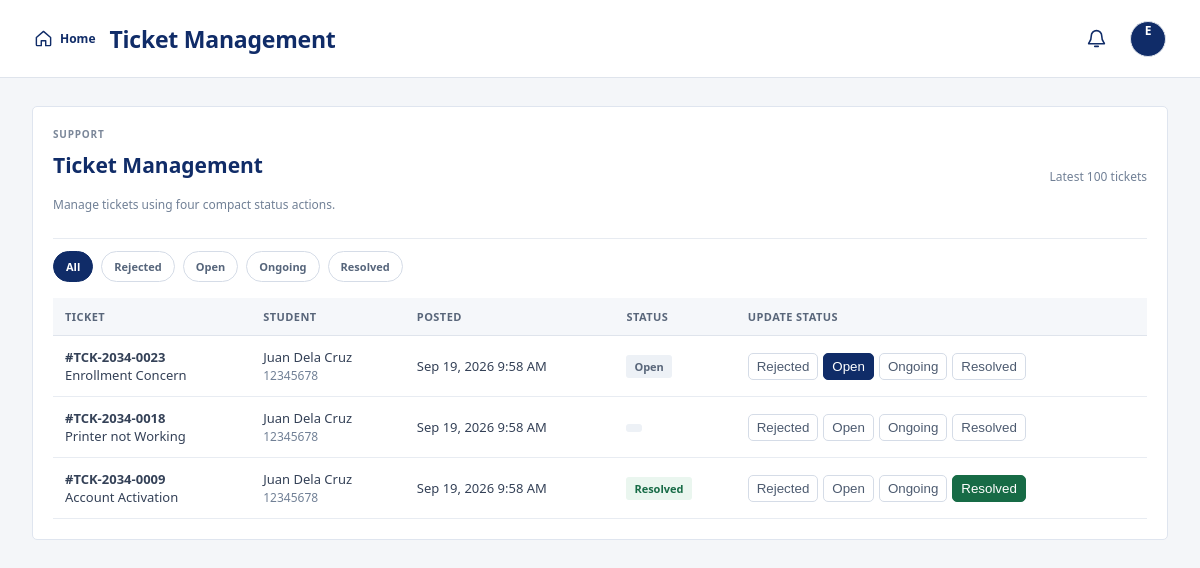
The app's page /admin_tickets.php (signed in) with its own data.
### tables this page shows
CREATE TABLE tickets (
 id INT AUTO_INCREMENT PRIMARY KEY,
 ticket_no VARCHAR(40) UNIQUE NOT NULL,
 student_id INT NOT NULL,
 title VARCHAR(180) NOT NULL,
 description TEXT NOT NULL,
 status ENUM('Open','Ongoing','Resolved','Rejected') DEFAULT 'Open',
 office VARCHAR(100) DEFAULT 'Support Services',
 created_at TIMESTAMP DEFAULT CURRENT_TIMESTAMP,
 FOREIGN KEY (student_id) REFERENCES users(id) ON DELETE CASCADE
);

CREATE TABLE users (
 id INT AUTO_INCREMENT PRIMARY KEY,
 name VARCHAR(120) NOT NULL,
 email VARCHAR(150) UNIQUE NOT NULL,
 password_hash VARCHAR(255) NOT NULL,
 role ENUM('student','faculty','admin') NOT NULL DEFAULT 'student',
 student_id VARCHAR(30),
 program VARCHAR(120),
 created_at TIMESTAMP DEFAULT CURRENT_TIMESTAMP,
 avatar_path VARCHAR(255) NULL
);

### config.php (called while the page is built, shortened)
<?php
function e($value) { return htmlspecialchars((string)$value, ENT_QUOTES, 'UTF-8'); }

### admin_tickets.php (the view, shortened to what this page needs)
<?php require 'admin_bootstrap.php'; $title='Ticket Management';
$filter=$_GET['status']??'All';
$allowed=['All','Rejected','Open','Ongoing','Resolved']; if(!in_array($filter,$allowed,true))$filter='All';
$sql="SELECT t.*,u.name student,u.student_id FROM tickets t JOIN users u ON u.id=t.student_id"; $params=[]; if($filter!=='All'){$sql.=' WHERE t.status=?';$params[]=$filter;} $sql.=' ORDER BY t.created_at DESC LIMIT 100'; $q=$pdo->prepare($sql);$q->execute($params);$tickets=$q->fetchAll(); require 'header.php'; admin_flash_html(); ?>
<section class="section">
<div class="card-head"><div><span class="eyebrow">SUPPORT</span><h2>Ticket Management</h2><p class="muted">Manage tickets using four compact status actions.</p></div><span class="muted">Latest 100 tickets</span></div>
<div class="ticket-status-filter">
<?php foreach($allowed as $st):?><a class="ticket-filter <?= $filter===$st?'active':'' ?>" href="admin_tickets.php<?= $st==='All'?'':'?status='.urlencode($st) ?>"><?=e($st==='Resolved'?'Resolved':$st)?></a><?php endforeach;?>
</div>
<div class="table-scroll"><table class="table"><tr><th>Ticket</th><th>Student</th><th>Posted</th><th>Status</th><th>Update Status</th></tr>
<?php foreach($tickets as $t): ?>
<tr><td><b><?=e($t['ticket_no'])?></b><br><?=e($t['title'])?></td><td><?=e($t['student'])?><br><span class="muted"><?=e($t['student_id']?:'')?></span></td><td><?=date('M d, Y g:i A',strtotime($t['created_at']))?></td><td><span class="badge <?=strtolower(str_replace(' ','-',e($t['status'])))?>"><?=e($t['status'])?></span></td><td><form method="post" class="ticket-status-actions">
<?php foreach(['Rejected','Open','Ongoing','Resolved'] as $st):?><button type="submit" name="ticket_status" value="<?=e($st)?>" class="ticket-status-btn <?= $t['status']===$st?'active':'' ?>"><?=e($st)?></button><?php endforeach;?>
</form></td></tr>
<?php endforeach; ?>
</table></div></section>
<?php require 'footer.php'; ?>

### records on screen
tickets: ticket_no "#TCK-2034-0023", title "Enrollment Concern", student.name "Juan Dela Cruz", student.student_id "12345678", created_at "Sep 19, 2026 9:58 AM", status "Open", st "Rejected", st "Ongoing", st "Resolved"
tickets: ticket_no "#TCK-2034-0018", title "Printer not Working", student.name "Juan Dela Cruz", student.student_id "12345678", created_at "Sep 19, 2026 9:58 AM", st "Rejected", st "Open", st "Ongoing", st "Resolved"
tickets: ticket_no "#TCK-2034-0009", title "Account Activation", student.name "Juan Dela Cruz", student.student_id "12345678", created_at "Sep 19, 2026 9:58 AM", status "Resolved", st "Rejected", st "Open", st "Ongoing"

### other values on screen
$title "Ticket Management"
substr($_SESSION['user']['name'],0,1) "E"
$st==='Resolved'?'Resolved':$st "All"
$st==='Resolved'?'Resolved':$st "Rejected"
$st==='Resolved'?'Resolved':$st "Open"
$st==='Resolved'?'Resolved':$st "Ongoing"
$st==='Resolved'?'Resolved':$st "Resolved"
